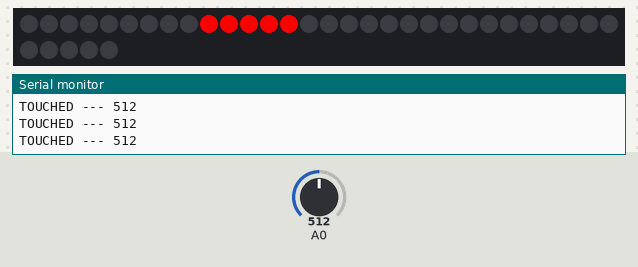
This sketch was run on a simulated Arduino Uno, built with avr-gcc and run on an emulated ATmega328P. On the bench: 35 RGB LEDs in strip order, left to right, continuing on the next row, the last lines printed to the serial monitor. The inputs (shaded band) are chosen by the test bench; at power-on: A0 = 512. The strip is taken to match the declared colour order.

Above: at 1.2 s.
1.3 s: A0 set to 977
2.8 s: A0 set to 1002
4.3 s: A0 set to 1021
At 5.5 s:
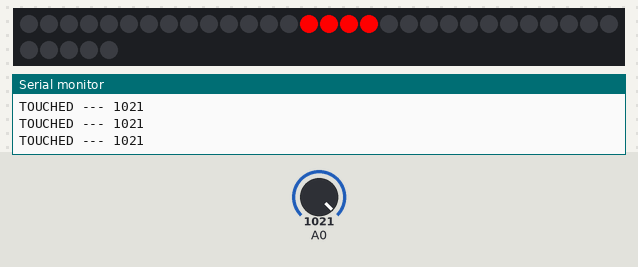
5.8 s: A0 set to 511
Timing chart, 0 to 8.3 s (numbered marks = the images above; inputs shaded):
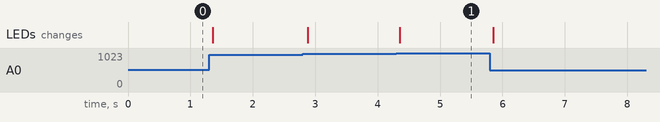

The sketch:

SoftpotTest.ino
```cpp
/*int softpotPin = 8; //analog pin 0

void setup(){
  //digitalWrite(softpotPin, HIGH); //enable pullup resistor
  Serial.begin(9600);
  pinMode(softpotPin, INPUT);
}

void loop(){
  //int softpotReading = analogRead(softpotPin);
  int touchValue = digitalRead(softpotPin);

  if(touchValue == HIGH){
    Serial.println("TOUCHED");
  }
  else{
    Serial.println("NOT TOUCHED");
  }

  //double value = map(softpotReading, 0,1024,0,10000000);

  delay(200);
}
*/


#include <Adafruit_NeoPixel.h>
#ifdef __AVR__
  #include <avr/power.h>
#endif

#define PIN 6

Adafruit_NeoPixel strip = Adafruit_NeoPixel(35, PIN, NEO_RGBW + NEO_KHZ800);


void setup() {
  Serial.begin(9600);
  digitalWrite(A0, HIGH);

  strip.begin();
  strip.show(); // Initialize all pixels to 'off'
}

void loop() {
  int softpotReading = analogRead(A0);

//  int softpotLeft = map(analogRead(A0),0,1023,0,50);
//  int a0 = softpotLeft / 10;
//  int a1 = softpotLeft % 10;
//  Serial.println((String)a0 + "." + String(a1));

  boolean touched = false;

  if (softpotReading < 990 || softpotReading > 1020){
    touched = true;
  }
  else{
    touched = false;
  }

  if(touched){
    Serial.print("TOUCHED --- ");
    Serial.println(softpotReading);
  }
  else{
    Serial.print("NOT TOUCHED --- ");
    Serial.println(softpotReading);
  }

   if(touched){
    Serial.print("TOUCHED --- ");
    Serial.println(softpotReading);

    if(softpotReading < 256){
      for(int i=0;i<4;i++){
          strip.setPixelColor(i,255,0,0,0);
          strip.show();
      }
    }
    else if(softpotReading >= 256 && softpotReading < 512){
      for(int i=4;i<9;i++){
          strip.setPixelColor(i,255,0,0,0);
          strip.show();
      }
    }
    else if(softpotReading >= 512 && softpotReading < 768){
      for(int i=9;i<14;i++){
          strip.setPixelColor(i,255,0,0,0);
          strip.show();
      }
    }
    else{
      for(int i=14;i<18;i++){
          strip.setPixelColor(i,255,0,0,0);
          strip.show();
      }
    }
  }
  else{
    Serial.print("NOT TOUCHED --- ");
    Serial.println(softpotReading);

    for(int i=0;i<18;i++){
        strip.setPixelColor(i,0,0,0,0);
        strip.show();
    }
  }

}
```

Measured:
- after the input at 4.3 s, the LEDs: change after 0.05 s (image 1)
